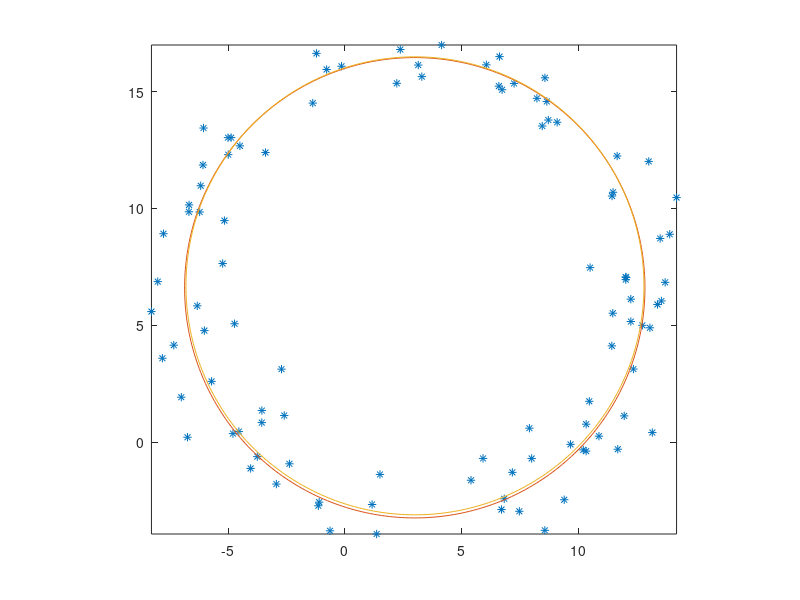

The MATLAB source for this figure:
function Circle_fitting()
load circleData.txt

x = circleData(:,1);
y = circleData(:,2);
% plot(x, y, '.');

A = [x.*2, y.*2, ones(size(x))];
B = x.^2 + y.^2;
theta = A\B;

a = theta(1);
b = theta(2);
r = sqrt(theta(3) + a.^2 + b.^2);

t = linspace(0, 2*pi, 360);
rx = a + r*cos(t);
ry = b + r*sin(t);
% plot(x, y, '.', rx, ry);

ftheta = [a, b, r];
mtheta = fminsearch(@errorMeasure1, ftheta, []);
    function squaredError = errorMeasure1(theta)
        z = sqrt((theta(1)-x).^2 + (theta(2)-y).^2) - theta(3);
        squaredError = sum(z.^2);
    end
mx = mtheta(1) + mtheta(3)*cos(t);
my = mtheta(2) + mtheta(3)*sin(t);

plot(x, y, '*', rx, ry, mx, my);
axis image
end